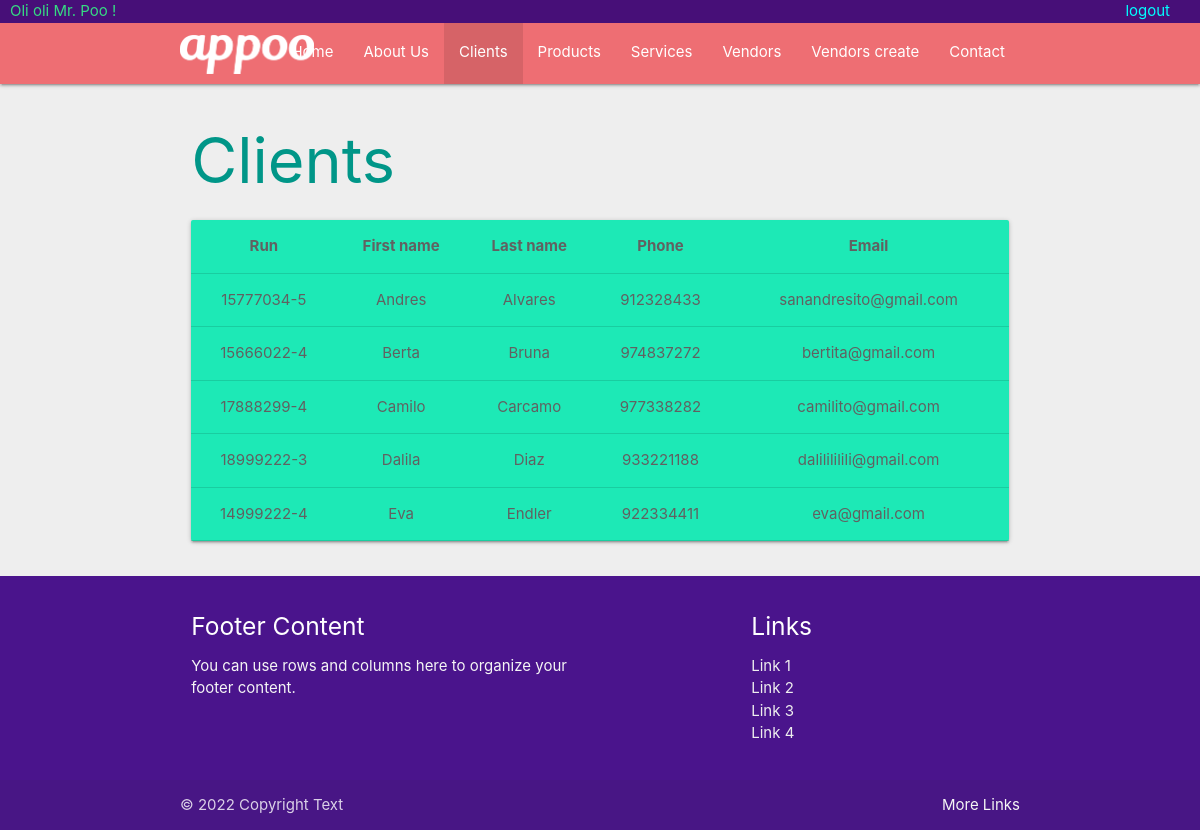
The page /clients (signed in) on the database its author committed.
### store/models.py (models this page shows)
class Client(models.Model):
    run = models.CharField(max_length=100)
    fname = models.CharField(max_length=100)
    lname = models.CharField(max_length=100)
    phone = models.CharField(max_length=100)
    email = models.CharField(max_length=100)

### store/views.py (the view)
# urls.py: path('clients',views.clients),
def clients(request):
    query_results = Client.objects.all()
    return render(request,"store/clients.html",{'nbar':'clients', 'query_results':query_results})

### store/templates/store/clients.html (shortened to what this page needs)
{% extends 'base-store.html' %}
{% load static %}
{% block content %}
<div class="container">
    <div class="row">
        <div class="col s12">
            <h1 class="teal-text text-darken-0">Clients</h1>
            <table class="grey-text text-darken-2 teal accent-3 card responsive-table centered highlight">
                <thead>
                    <tr>
                        <th>Run</th>
                        <th>First name</th>
                        <th>Last name</th>
                        <th>Phone</th>
                        <th>Email</th>
                    </tr>
                </thead>
                <body>
                    {% for item in query_results %}
                    <tr>
                        <td>{{ item.run }}</td>
                        <td>{{ item.fname }}</td>
                        <td>{{ item.lname }}</td>
                        <td>{{ item.phone }}</td>
                        <td>{{ item.email }}</td>
                    </tr>
                    {% endfor %}
                </body>
            </table>
        </div>
    </div>
</div>
{% endblock %}

### templates/base-store.html (shortened to what this page needs)
{% load static %}
<!DOCTYPE html>
<html lang="en">
<head>
  <link rel="stylesheet" href="{% static '/store/css/style.css' %}">
  <link rel="stylesheet" href="https://cdnjs.cloudflare.com/ajax/libs/materialize/1.0.0/css/materialize.min.css">
</head>
<body class="grey lighten-3">
    <div class="bar_log">
      {% if user.is_authenticated %}
      <div class="who">
        Oli oli {{user.first_name}} {{user.last_name}} !
      </div>
      <div class="log">
        <a href="{% url 'logout' %}">logout</a>
      </div>
      {% else %}
      <div class="log">
        <a href="{% url 'register_user' %}">register</a>
        <a href="{% url 'login' %}">login</a>
      </div>
        {% endif %}
    </div>
  <nav>
    <div class="container">
      <div class="nav-wrapper">
        <a href="../" class="brand-logo">
          <img class="logo-me" src="{% static '/store/img/logo-white.png' %}" alt="My image">
        </a>
        <ul class="right hide-on-med-and-down">
          <li {% if nbar == 'home' %} class="active" {% endif %}><a href="../">Home</a></li>
          <li {% if nbar == 'about' %} class="active" {% endif %}><a href="../about">About Us</a></li>
          <li {% if nbar == 'clients' %} class="active" {% endif %}><a href="../clients">Clients</a></li>
          <li {% if nbar == 'products' %} class="active" {% endif %}><a href="../products">Products</a></li>
          <li {% if nbar == 'services' %} class="active" {% endif %}><a href="../services">Services</a></li>
          <li {% if nbar == 'contact' %} class="active" {% endif %}><a href="../vendors">Vendors</a></li>
          <li {% if nbar == 'contact' %} class="active" {% endif %}><a href="../vendors_create">Vendors create</a></li>
          <li {% if nbar == 'contact' %} class="active" {% endif %}><a href="../contact">Contact</a></li>
        </ul>
      </div>
    </div>
  </nav>
  {% block content %}contenido{% endblock content %}
    <footer class="page-footer purple darken-4">
      <div class="container">
        <div class="row">
          <div class="col l6 s12">
            <h5 class="white-text">Footer Content</h5>
            <p class="grey-text text-lighten-4">You can use rows and columns here to organize your footer content.</p>
          </div>
          <div class="col l4 offset-l2 s12">
            <h5 class="white-text">Links</h5>
            <ul>
              <li><a class="grey-text text-lighten-3" href="#!">Link 1</a></li>
              <li><a class="grey-text text-lighten-3" href="#!">Link 2</a></li>
              <li><a class="grey-text text-lighten-3" href="#!">Link 3</a></li>
              <li><a class="grey-text text-lighten-3" href="#!">Link 4</a></li>
            </ul>
          </div>
        </div>
      </div>
      <div class="footer-copyright">
        <div class="container">
        © 2022 Copyright Text
        <a class="grey-text text-lighten-4 right" href="#!">More Links</a>
        </div>
      </div>
    </footer>
</body>
</html>

### store/static/store/css/style.css (style rules this page uses)
.bar_log { position: relative; height: 20px; z-index: 1; }
.bar_log .log { position: fixed; width: 100%; text-align: right; background: rgb(71, 15, 120); margin-bottom: 30px; }
.bar_log .log a { color: #0ff; margin-right: 30px; }
.who { position: fixed; color: #36dc83; z-index: 2; margin-left: 10px; }

### templates/base-store.html (style rules this page uses)
.logo-me { height: 2.6rem; margin-top:1rem }

### rows shown on the page
Client: run "15777034-5", fname "Andres", lname "Alvares", phone "912328433", email "sanandresito@gmail.com"
Client: run "15666022-4", fname "Berta", lname "Bruna", phone "974837272", email "bertita@gmail.com"
Client: run "17888299-4", fname "Camilo", lname "Carcamo", phone "977338282", email "camilito@gmail.com"
Client: run "18999222-3", fname "Dalila", lname "Diaz", phone "933221188", email "dalilililili@gmail.com"
Client: run "14999222-4", fname "Eva", lname "Endler", phone "922334411", email "eva@gmail.com"

### other values the page prints
{{ user.first_name }} "Mr."
{{ user.last_name }} "Poo"
